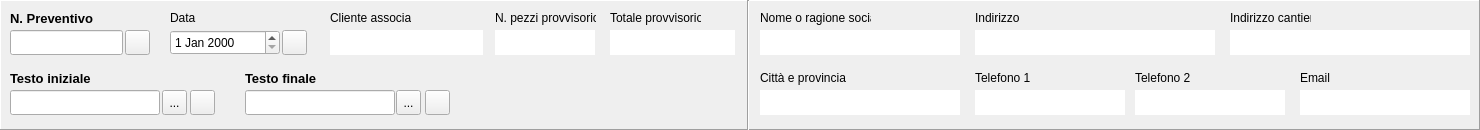
     <widget class="QFrame" name="frame">
      <property name="geometry">
       <rect>
        <x>10</x>
        <y>10</y>
        <width>1480</width>
        <height>130</height>
       </rect>
      </property>
      <property name="frameShape">
       <enum>QFrame::Panel</enum>
      </property>
      <property name="frameShadow">
       <enum>QFrame::Raised</enum>
      </property>
      <widget class="QLabel" name="label">
       <property name="geometry">
        <rect>
         <x>10</x>
         <y>10</y>
         <width>91</width>
         <height>16</height>
        </rect>
       </property>
       <property name="font">
        <font>
         <pointsize>10</pointsize>
         <weight>75</weight>
         <bold>true</bold>
        </font>
       </property>
       <property name="text">
        <string>N. Preventivo</string>
       </property>
      </widget>
      <widget class="QLineEdit" name="num_prev_edit">
       <property name="geometry">
        <rect>
         <x>10</x>
         <y>30</y>
         <width>113</width>
         <height>25</height>
        </rect>
       </property>
       <property name="font">
        <font>
         <pointsize>10</pointsize>
        </font>
       </property>
       <property name="text">
        <string/>
       </property>
      </widget>
      <widget class="QToolButton" name="btn_deduci_num_prev">
       <property name="enabled">
        <bool>true</bool>
       </property>
       <property name="geometry">
        <rect>
         <x>125</x>
         <y>30</y>
         <width>25</width>
         <height>25</height>
        </rect>
       </property>
       <property name="text">
        <string extracomment="Deduci automaticamente dall'ultimo preventivo"/>
       </property>
       <property name="icon">
        <iconset>
         <normaloff>Icons/document_arrow_icon.png</normaloff>Icons/document_arrow_icon.png</iconset>
       </property>
      </widget>
      <widget class="QLabel" name="label_5">
       <property name="geometry">
        <rect>
         <x>170</x>
         <y>10</y>
         <width>31</width>
         <height>16</height>
        </rect>
       </property>
       <property name="text">
        <string>Data</string>
       </property>
      </widget>
      <widget class="QDateEdit" name="data_prev_edit">
       <property name="geometry">
        <rect>
         <x>170</x>
         <y>30</y>
         <width>110</width>
         <height>25</height>
        </rect>
       </property>
       <property name="font">
        <font>
         <pointsize>9</pointsize>
        </font>
       </property>
      </widget>
      <widget class="QToolButton" name="btn_deduci_data_prev">
       <property name="enabled">
        <bool>true</bool>
       </property>
       <property name="geometry">
        <rect>
         <x>282</x>
         <y>30</y>
         <width>25</width>
         <height>25</height>
        </rect>
       </property>
       <property name="text">
        <string extracomment="Deduci automaticamente dall'ultimo preventivo"/>
       </property>
       <property name="icon">
        <iconset>
         <normaloff>Icons/document_arrow_icon.png</normaloff>Icons/document_arrow_icon.png</iconset>
       </property>
      </widget>
      <widget class="Line" name="line_3">
       <property name="geometry">
        <rect>
         <x>740</x>
         <y>0</y>
         <width>16</width>
         <height>131</height>
        </rect>
       </property>
       <property name="orientation">
        <enum>Qt::Vertical</enum>
       </property>
      </widget>
      <widget class="QLabel" name="label_6">
       <property name="geometry">
        <rect>
         <x>760</x>
         <y>10</y>
         <width>111</width>
         <height>16</height>
        </rect>
       </property>
       <property name="text">
        <string>Nome o ragione sociale</string>
       </property>
      </widget>
      <widget class="QLineEdit" name="line_prev_nome">
       <property name="geometry">
        <rect>
         <x>760</x>
         <y>30</y>
         <width>200</width>
         <height>25</height>
        </rect>
       </property>
       <property name="font">
        <font>
         <pointsize>9</pointsize>
        </font>
       </property>
       <property name="text">
        <string/>
       </property>
       <property name="frame">
        <bool>false</bool>
       </property>
       <property name="readOnly">
        <bool>true</bool>
       </property>
      </widget>
      <widget class="QLabel" name="label_7">
       <property name="geometry">
        <rect>
         <x>975</x>
         <y>10</y>
         <width>51</width>
         <height>16</height>
        </rect>
       </property>
       <property name="text">
        <string>Indirizzo</string>
       </property>
      </widget>
      <widget class="QLineEdit" name="line_prev_via">
       <property name="geometry">
        <rect>
         <x>975</x>
         <y>30</y>
         <width>240</width>
         <height>25</height>
        </rect>
       </property>
       <property name="font">
        <font>
         <pointsize>9</pointsize>
        </font>
       </property>
       <property name="text">
        <string/>
       </property>
       <property name="frame">
        <bool>false</bool>
       </property>
       <property name="readOnly">
        <bool>true</bool>
       </property>
      </widget>
      <widget class="QLineEdit" name="line_prev_cantiere">
       <property name="geometry">
        <rect>
         <x>1230</x>
         <y>30</y>
         <width>240</width>
         <height>25</height>
        </rect>
       </property>
       <property name="font">
        <font>
         <pointsize>9</pointsize>
        </font>
       </property>
       <property name="text">
        <string/>
       </property>
       <property name="frame">
        <bool>false</bool>
       </property>
       <property name="readOnly">
        <bool>true</bool>
       </property>
      </widget>
      <widget class="QLabel" name="label_8">
       <property name="geometry">
        <rect>
         <x>1230</x>
         <y>10</y>
         <width>81</width>
         <height>16</height>
        </rect>
       </property>
       <property name="text">
        <string>Indirizzo cantiere</string>
       </property>
      </widget>
      <widget class="QLineEdit" name="line_prev_comune">
       <property name="geometry">
        <rect>
         <x>760</x>
         <y>90</y>
         <width>200</width>
         <height>25</height>
        </rect>
       </property>
       <property name="font">
        <font>
         <pointsize>9</pointsize>
        </font>
       </property>
       <property name="text">
        <string/>
       </property>
       <property name="frame">
        <bool>false</bool>
       </property>
       <property name="readOnly">
        <bool>true</bool>
       </property>
      </widget>
      <widget class="QLabel" name="label_14">
       <property name="geometry">
        <rect>
         <x>760</x>
         <y>70</y>
         <width>111</width>
         <height>16</height>
        </rect>
       </property>
       <property name="text">
        <string>Città e provincia</string>
       </property>
      </widget>
      <widget class="QLineEdit" name="testo_in_edit">
       <property name="geometry">
        <rect>
         <x>10</x>
         <y>90</y>
         <width>150</width>
         <height>25</height>
        </rect>
       </property>
       <property name="font">
        <font>
         <pointsize>10</pointsize>
        </font>
       </property>
      </widget>
      <widget class="QToolButton" name="btn_scegli_testo_in">
       <property name="geometry">
        <rect>
         <x>162</x>
         <y>90</y>
         <width>25</width>
         <height>25</height>
        </rect>
       </property>
       <property name="text">
        <string extracomment="Deduci automaticamente dall'ultimo preventivo">...</string>
       </property>
      </widget>
      <widget class="QLabel" name="label_15">
       <property name="geometry">
        <rect>
         <x>10</x>
         <y>70</y>
         <width>91</width>
         <height>16</height>
        </rect>
       </property>
       <property name="font">
        <font>
         <pointsize>10</pointsize>
         <weight>75</weight>
         <bold>true</bold>
        </font>
       </property>
       <property name="text">
        <string>Testo iniziale</string>
       </property>
      </widget>
      <widget class="QLineEdit" name="testo_out_edit">
       <property name="geometry">
        <rect>
         <x>245</x>
         <y>90</y>
         <width>150</width>
         <height>25</height>
        </rect>
       </property>
       <property name="font">
        <font>
         <pointsize>10</pointsize>
        </font>
       </property>
      </widget>
      <widget class="QToolButton" name="btn_scegli_testo_out">
       <property name="geometry">
        <rect>
         <x>396</x>
         <y>90</y>
         <width>25</width>
         <height>25</height>
        </rect>
       </property>
       <property name="text">
        <string extracomment="Deduci automaticamente dall'ultimo preventivo">...</string>
       </property>
      </widget>
      <widget class="QLabel" name="label_16">
       <property name="geometry">
        <rect>
         <x>245</x>
         <y>70</y>
         <width>81</width>
         <height>16</height>
        </rect>
       </property>
       <property name="font">
        <font>
         <pointsize>10</pointsize>
         <weight>75</weight>
         <bold>true</bold>
        </font>
       </property>
       <property name="text">
        <string>Testo finale</string>
       </property>
      </widget>
      <widget class="QLineEdit" name="line_prev_tel1">
       <property name="geometry">
        <rect>
         <x>975</x>
         <y>90</y>
         <width>150</width>
         <height>25</height>
        </rect>
       </property>
       <property name="font">
        <font>
         <pointsize>9</pointsize>
        </font>
       </property>
       <property name="text">
        <string/>
       </property>
       <property name="frame">
        <bool>false</bool>
       </property>
       <property name="readOnly">
        <bool>true</bool>
       </property>
      </widget>
      <widget class="QLabel" name="label_17">
       <property name="geometry">
        <rect>
         <x>975</x>
         <y>70</y>
         <width>111</width>
         <height>16</height>
        </rect>
       </property>
       <property name="text">
        <string>Telefono 1</string>
       </property>
      </widget>
      <widget class="QLineEdit" name="line_prev_tel2">
       <property name="geometry">
        <rect>
         <x>1135</x>
         <y>90</y>
         <width>150</width>
         <height>25</height>
        </rect>
       </property>
       <property name="font">
        <font>
         <pointsize>9</pointsize>
        </font>
       </property>
       <property name="text">
        <string/>
       </property>
       <property name="frame">
        <bool>false</bool>
       </property>
       <property name="readOnly">
        <bool>true</bool>
       </property>
      </widget>
      <widget class="QLabel" name="label_18">
       <property name="geometry">
        <rect>
         <x>1135</x>
         <y>70</y>
         <width>111</width>
         <height>16</height>
        </rect>
       </property>
       <property name="text">
        <string>Telefono 2</string>
       </property>
      </widget>
      <widget class="QLabel" name="label_19">
       <property name="geometry">
        <rect>
         <x>1300</x>
         <y>70</y>
         <width>111</width>
         <height>16</height>
        </rect>
       </property>
       <property name="text">
        <string>Email</string>
       </property>
      </widget>
      <widget class="QLineEdit" name="line_prev_email">
       <property name="geometry">
        <rect>
         <x>1300</x>
         <y>90</y>
         <width>170</width>
         <height>25</height>
        </rect>
       </property>
       <property name="font">
        <font>
         <pointsize>9</pointsize>
        </font>
       </property>
       <property name="text">
        <string/>
       </property>
       <property name="frame">
        <bool>false</bool>
       </property>
       <property name="readOnly">
        <bool>true</bool>
       </property>
      </widget>
      <widget class="QLineEdit" name="lineEdit_15">
       <property name="geometry">
        <rect>
         <x>330</x>
         <y>30</y>
         <width>153</width>
         <height>25</height>
        </rect>
       </property>
       <property name="font">
        <font>
         <pointsize>9</pointsize>
        </font>
       </property>
       <property name="text">
        <string/>
       </property>
       <property name="frame">
        <bool>false</bool>
       </property>
       <property name="readOnly">
        <bool>true</bool>
       </property>
      </widget>
      <widget class="QLabel" name="label_20">
       <property name="geometry">
        <rect>
         <x>330</x>
         <y>10</y>
         <width>81</width>
         <height>16</height>
        </rect>
       </property>
       <property name="text">
        <string>Cliente associato</string>
       </property>
      </widget>
      <widget class="QLineEdit" name="lineEdit_16">
       <property name="geometry">
        <rect>
         <x>495</x>
         <y>30</y>
         <width>100</width>
         <height>25</height>
        </rect>
       </property>
       <property name="font">
        <font>
         <pointsize>10</pointsize>
        </font>
       </property>
       <property name="frame">
        <bool>false</bool>
       </property>
       <property name="readOnly">
        <bool>true</bool>
       </property>
      </widget>
      <widget class="QLabel" name="label_21">
       <property name="geometry">
        <rect>
         <x>495</x>
         <y>10</y>
         <width>101</width>
         <height>16</height>
        </rect>
       </property>
       <property name="text">
        <string>N. pezzi provvisorio</string>
       </property>
      </widget>
      <widget class="QLineEdit" name="lineEdit_17">
       <property name="geometry">
        <rect>
         <x>610</x>
         <y>30</y>
         <width>125</width>
         <height>25</height>
        </rect>
       </property>
       <property name="font">
        <font>
         <pointsize>10</pointsize>
        </font>
       </property>
       <property name="text">
        <string/>
       </property>
       <property name="frame">
        <bool>false</bool>
       </property>
       <property name="readOnly">
        <bool>true</bool>
       </property>
      </widget>
      <widget class="QLabel" name="label_22">
       <property name="geometry">
        <rect>
         <x>610</x>
         <y>10</y>
         <width>91</width>
         <height>16</height>
        </rect>
       </property>
       <property name="text">
        <string>Totale provvisorio</string>
       </property>
      </widget>
      <widget class="QToolButton" name="btn_deduci_num_prev_3">
       <property name="enabled">
        <bool>true</bool>
       </property>
       <property name="geometry">
        <rect>
         <x>190</x>
         <y>90</y>
         <width>25</width>
         <height>25</height>
        </rect>
       </property>
       <property name="text">
        <string extracomment="Deduci automaticamente dall'ultimo preventivo"/>
       </property>
       <property name="icon">
        <iconset>
         <normaloff>Icons/document_arrow_icon.png</normaloff>Icons/document_arrow_icon.png</iconset>
       </property>
      </widget>
      <widget class="QToolButton" name="btn_deduci_num_prev_4">
       <property name="enabled">
        <bool>true</bool>
       </property>
       <property name="geometry">
        <rect>
         <x>425</x>
         <y>90</y>
         <width>25</width>
         <height>25</height>
        </rect>
       </property>
       <property name="text">
        <string extracomment="Deduci automaticamente dall'ultimo preventivo"/>
       </property>
       <property name="icon">
        <iconset>
         <normaloff>Icons/document_arrow_icon.png</normaloff>Icons/document_arrow_icon.png</iconset>
       </property>
      </widget>
     </widget>
